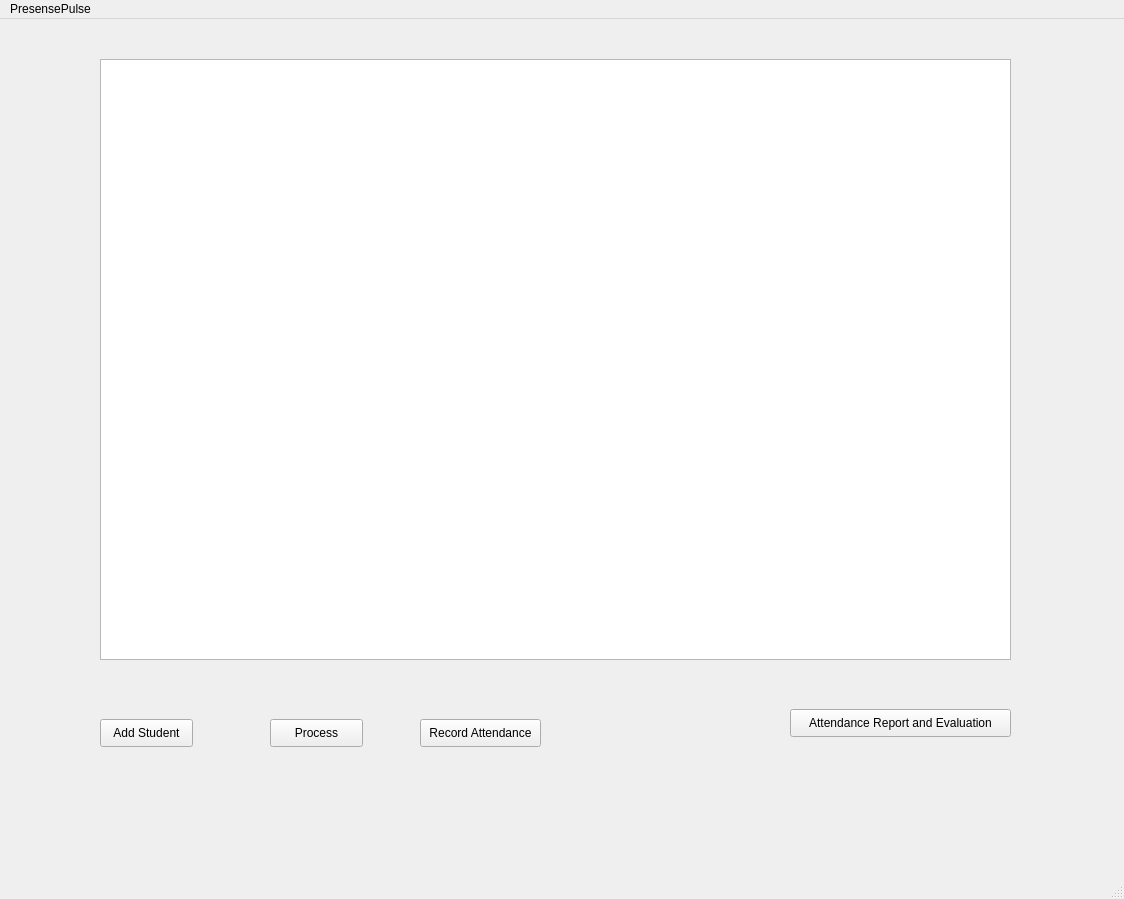
<?xml version="1.0" encoding="UTF-8"?>
<ui version="4.0">
 <class>MainWindow</class>
 <widget class="QMainWindow" name="MainWindow">
  <property name="geometry">
   <rect>
    <x>0</x>
    <y>0</y>
    <width>1124</width>
    <height>899</height>
   </rect>
  </property>
  <property name="windowTitle">
   <string>MainWindow</string>
  </property>
  <widget class="QWidget" name="centralwidget">
   <widget class="QPushButton" name="pushButton">
    <property name="geometry">
     <rect>
      <x>100</x>
      <y>700</y>
      <width>93</width>
      <height>28</height>
     </rect>
    </property>
    <property name="text">
     <string>Add Student</string>
    </property>
   </widget>
   <widget class="QPushButton" name="pushButton_2">
    <property name="geometry">
     <rect>
      <x>270</x>
      <y>700</y>
      <width>93</width>
      <height>28</height>
     </rect>
    </property>
    <property name="text">
     <string>Process</string>
    </property>
   </widget>
   <widget class="QPushButton" name="pushButton_3">
    <property name="geometry">
     <rect>
      <x>420</x>
      <y>700</y>
      <width>121</width>
      <height>28</height>
     </rect>
    </property>
    <property name="text">
     <string>Record Attendance</string>
    </property>
   </widget>
   <widget class="QPushButton" name="pushButton_4">
    <property name="geometry">
     <rect>
      <x>790</x>
      <y>690</y>
      <width>221</width>
      <height>28</height>
     </rect>
    </property>
    <property name="text">
     <string>Attendance Report and Evaluation</string>
    </property>
   </widget>
   <widget class="QTextBrowser" name="textBrowser">
    <property name="geometry">
     <rect>
      <x>100</x>
      <y>40</y>
      <width>911</width>
      <height>601</height>
     </rect>
    </property>
   </widget>
  </widget>
  <widget class="QStatusBar" name="statusbar"/>
  <widget class="QMenuBar" name="menubar">
   <property name="geometry">
    <rect>
     <x>0</x>
     <y>0</y>
     <width>1124</width>
     <height>26</height>
    </rect>
   </property>
   <widget class="QMenu" name="menuPresensePulse">
    <property name="title">
     <string>PresensePulse</string>
    </property>
   </widget>
   <addaction name="menuPresensePulse"/>
  </widget>
 </widget>
 <resources/>
 <connections/>
</ui>
